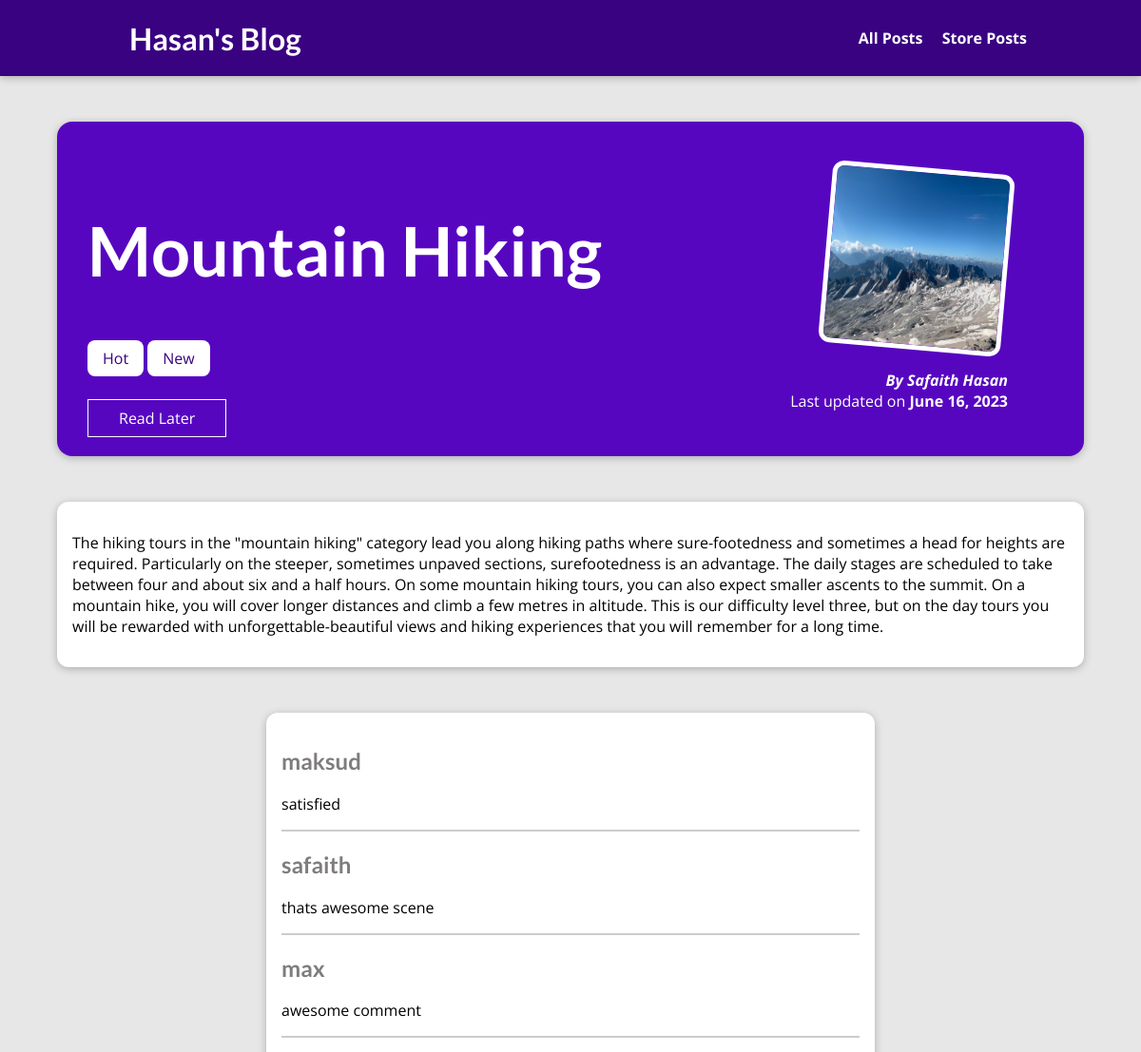
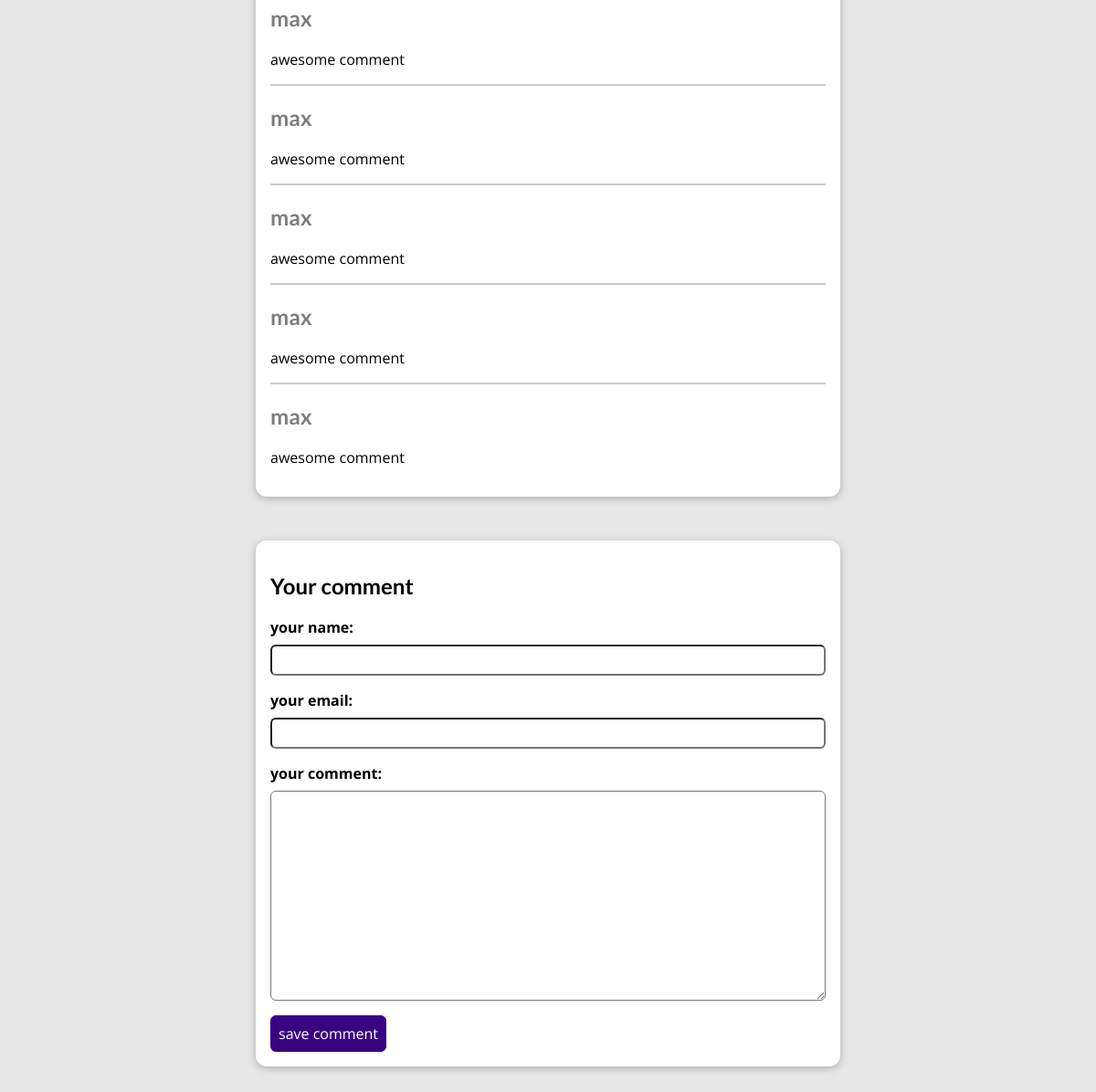
The page /posts/hike-in-the-mountains on the database its author committed (2 pictures, top to bottom).
### blog/models.py (models this page shows, shortened)
class Post(models.Model):
    title = models.CharField(max_length=20)
    excerpt = models.CharField(max_length=50)
    image = models.ImageField(upload_to="posts")
    author = models.ForeignKey(
        Author, on_delete=models.SET_NULL, null=True, related_name="posts")
    content = models.TextField(validators=[MinLengthValidator(10)])
    date = models.DateField(auto_now=True)
    slug = models.SlugField(unique=True, db_index=True)
    tags = models.ManyToManyField(Tag)

class Tag(models.Model):
    caption = models.CharField(max_length=20)

class Author(models.Model):
    first_name = models.CharField(max_length=30)
    last_name = models.CharField(max_length=30)
    email_address = models.EmailField(max_length=20)
    def full_name(self):
        return f"{self.first_name} {self.last_name}"
    def __str__(self):
        return self.full_name()

class comment(models.Model):
    user_name =models.CharField(max_length=100)
    user_email = models.EmailField(max_length=100)
    text = models.TextField(max_length=400)
    post = models.ForeignKey(Post,on_delete=models.CASCADE,related_name="comments")

### blog/views.py (the view, shortened to what this page needs)
# urls.py: path("posts/<slug:slug>", views.SinglePost.as_view(), name="post_details"),
class SinglePost(View):
    def is_store(self,request,post_id):
        store_posts = request.session.get("store_posts")
        if store_posts is not None:
            is_later = post_id in store_posts
        else:
            is_later = False
        return is_later
    def get(self,request,slug):
        post=Post.objects.get(slug=slug)
        context = {
            "post":post,
            "post_tags":post.tags.all(),
            "comment_tags":commentform(),
            "post_comments":post.comments.all().order_by("-id"),
            "store_post":self.is_store(request,post.id)
        }
        return render(request,"blog/post-detail.html",context)

### blog/forms.py
class commentform(forms.ModelForm):
    class Meta:
        model = comment
        exclude = ["post"]
        labels = {
          "user_name":"your name",
          "user_email":"your email",
          "text":"your comment"
        }

### blog/templates/blog/post-detail.html (shortened to what this page needs)
{% extends 'base.html' %}
{% load static %}
{%block css_files %}
<link rel="stylesheet" href="{% static "blog/post-detail.css" %}"/>
{%endblock%}
{%block content%}
<section id="summary">
    <h2>{{post.title}}</h2>
    <div>
      {% for tag in post_tags %}
      <span class="tag">{{tag.caption}}</span>
      {% endfor %}
    </div>
    <div id="bstyle">
      <form action="{% url 'read_later' %}" method="POST">
        <button>
          {% if store_post %}
             Remove from "Read Later" List
          {% else %}
             Read Later
          {% endif %}
        </button>
      </form>
    </div>
    <article>
        <img src="{{ post.image.url }}" alt="{{post.title}}">
        <address>By <a href="mailto:{{post.author.email_address}}">{{post.author|title}}</a></address>
        <div> Last updated on <time>{{post.date}}</time></div>
    </article>
</section>
<main>
  {{post.content|linebreaks}}
</main>
<section id="cstyle">
  <ul>
  {% for comment in post_comments %}
  <li>
    <h2>{{comment.user_name}}</h2>
    <p>{{comment.text|linebreaks}}</p>
  </li>
  {% endfor %}
  </ul>
</section>
<section id="comment">
  <h2>Your comment</h2>
  <form action="{% url 'post_details' post.slug %}" method="POST">
    {% for field in comment_tags %}
    <div class="form-control {% if field.errors %}invalid{% endif %}">
       {{ field.label_tag }}
       {{ field }}
    </div>
    {% endfor %}
    <button>save comment</button>
  </form>
</section>
{% endblock %}

### templates/base.html (shortened to what this page needs)
{% load static %}
<!DOCTYPE html>
<html lang="en">
<head>
    <link rel="stylesheet" href="{% static 'app.css' %}"/>
    {%block css_files %}{%endblock%}
   </head>
   <body>
    <header id ="main-navigation">
        <h1><a href="{% url 'index' %}">Hasan's Blog</a></h1>
        <nav>
            <a href="{% url 'posts' %}">All Posts</a>
            <a href="{% url 'read_later' %}">Store Posts</a>
        </nav>
    </header>
    {%block content %}Challenges{%endblock%}
   </body>
</html>

### static/app.css (style rules this page uses)
* { box-sizing: border-box; }
html { font-family: 'Open Sans', 'Lato', sans-serif; }
body { margin: 0; }
h1, h2, h3 { font-family: 'Lato', sans-serif; font-weight: bold; }
#main-navigation { width: 100%; height: 5rem; display: flex; justify-content: space-between; align-items: center; padding: 0 10%; position: absolute; top: 0; left: 0; }
#main-navigation a { text-decoration: none; color: white; font-weight: bold; margin-left: 1rem; }

### blog/static/blog/post-detail.css (style rules this page uses)
body { background-color: #e7e7e7; }
#main-navigation { background-color: #390281; box-shadow: 0 2px 8px rgba(0, 0, 0, 0.25); }
#summary { margin: 8rem auto 3rem auto; padding: 2rem; width: 90%; max-width: 90rem; border-radius: 16px; background-color: #5706c0; position: relative; box-shadow: 0 2px 8px rgba(0, 0, 0, 0.25); height: 22rem; }
#summary h2 { color: white; font-size: 4.5rem; }
#summary article { position: absolute; top: 2rem; right: 3rem; padding: 1rem 2rem; border-radius: 12px; text-align: right; color: white; }
#summary article img { width: 12rem; height: 12rem; border-radius: 12px; transform: rotateZ(5deg); border: 5px solid white; margin-bottom: 1rem; }
#summary address { font-weight: bold; }
#summary a { color: white; text-decoration: none; }
#summary time { font-weight: bold; }
main { width: 90%; max-width: 90rem; margin: 3rem auto; background-color: white; padding: 1rem; border-radius: 12px; box-shadow: 0 2px 8px rgba(0, 0, 0, 0.25); }
.tag { background-color: white; color: #390281; padding: 0.5rem 1rem; border-radius: 8px; }
#comment { margin: 3rem auto; width: 90%; max-width: 40rem; border-radius: 12px; background-color: white; box-shadow: 0 2px 8px rgba(0, 0, 0, 0.25); padding: 1rem; }
#comment button { font: inherit; background-color: #390281; color: white; border: 1px solid #390281; padding: 0.5rem; border-radius: 6px; cursor: pointer; }
.form-control { margin-bottom: 1rem; }
.form-control label { font-weight: bold; margin-bottom: 0.5rem; display: block; }
.form-control input, .form-control textarea { display: block; width: 100%; font: inherit; padding: 0.25rem; border-radius: 6px; }
#cstyle { margin: 3rem auto; width: 90%; max-width: 40rem; border-radius: 12px; background-color: white; box-shadow: 0 2px 8px rgba(0, 0, 0, 0.25); padding: 1rem; }
#cstyle ul { list-style: none; margin: 0; padding: 0; }
#cstyle li { margin-bottom: 1rem; border-bottom: 2px solid #ccc; }
#cstyle li:last-of-type { border-bottom: none; }
#cstyle h2 { color: #7f7c7c; }
#bstyle { margin: 2rem 0; }
#bstyle button { background-color: transparent; border: 1px solid white; padding: 0.5rem 2rem; font: inherit; color: white; cursor: pointer; }

### rows shown on the page
Post: title "Mountain Hiking", image (picture), author "Safaith Hasan", date "June 16, 2023", content "The hiking tours in the \"mountain hiking\" category lead you along hiking paths where sure-footedness and sometimes a head for heights are required. Particularly on the steeper, sometimes unpaved sections, surefootedness is an advantage. The daily stages are scheduled to take between four and about six and a half hours. On some mountain hiking tours, you can also expect smaller ascents to the summit. On a mountain hike, you will cover longer distances and climb a few metres in altitude. This is our difficulty level three, but on the day tours you will be rewarded with unforgettable-beautiful views and hiking experiences that you will remember for a long time."
Tag: caption "Hot"
Tag: caption "New"
comment: user_name "maksud", text "satisfied"
comment: user_name "safaith", text "thats awesome scene"
comment: user_name "max", text "awesome comment"
comment: user_name "max", text "awesome comment"
comment: user_name "max", text "awesome comment"
comment: user_name "max", text "awesome comment"
comment: user_name "max", text "awesome comment"
comment: user_name "max", text "awesome comment"

### other values the page prints
{{ field.label_tag }} "your name:" "your email:" "your comment:"
